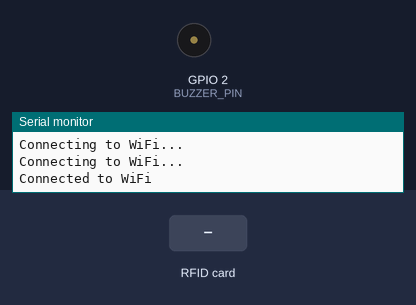
The sketch below on a simulated ESP32. Shown: buzzer (waves = sounding, pin HIGH), the last lines printed to the serial monitor. The inputs (shaded band) are chosen by the test bench. WiFi joins after 1.5 s; servers stay silent unless stated; uploads are accepted with an empty reply.

Above: at 3.2 s.
3.3 s: RFID card 12 34 56 78 held to the reader
At 3.9 s:
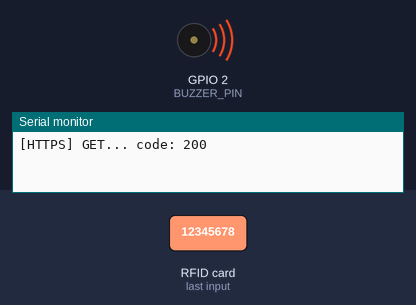
Timing chart, 0 to 6.3 s (numbered marks = the images above; inputs shaded):
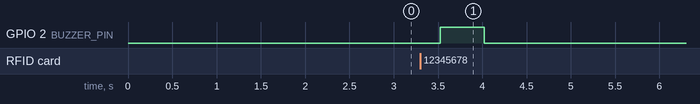

Measured:
- after the input at 3.3 s, GPIO 2 (BUZZER_PIN): LOW → HIGH after 0.22 s, → LOW 0.50 s later

The sketch:

attendance-read.ino.ino
```cpp
#include <SPI.h>
#include <MFRC522.h>
#include <WiFi.h>
#include <HTTPClient.h>

// Define constants and variables
const char* serverName = "https://script.google.com/macros/s/AKfycbzNunL6_374wWjvLtPFxcX_y5obo85sdWZ_tp1IVtavp4HZcS4oKwaaUcsmLvc5tnsI/exec"; // Replace with your deployed Google Apps Script URL
const char* ssid = "vivo1234";  // Replace with your network SSID
const char* password = "12345678"; // Replace with your network password

// Define GPIO pins for ESP32
#define RST_PIN  22  // RST pin for ESP32
#define SS_PIN   5   // SS pin for ESP32
#define BUZZER_PIN 2  // Buzzer pin for ESP32

// Create instances for RFID
MFRC522 rfid(SS_PIN, RST_PIN);
MFRC522::MIFARE_Key key;
MFRC522::StatusCode status;

// Define block data variables
byte bufferLen = 18;
byte readBlockData[18];

void setup() {
    Serial.begin(115200);
    SPI.begin(); // Init SPI bus
    rfid.PCD_Init(); // Init MFRC522 module

    // Connect to Wi-Fi
    WiFi.begin(ssid, password);
    while (WiFi.status() != WL_CONNECTED) {
        delay(1000);
        Serial.println("Connecting to WiFi...");
    }
    Serial.println("Connected to WiFi");

    // Initialize Buzzer
    pinMode(BUZZER_PIN, OUTPUT); // Set buzzer pin as output
}

void loop() {
    // Check for a new card
    if (!rfid.PICC_IsNewCardPresent()) return;
    if (!rfid.PICC_ReadCardSerial()) return;

    Serial.println(F("Reading RFID data block 4..."));

    // Read data from block 4
    ReadDataFromBlock(4, readBlockData);

    // Convert read data to String
    String blockData = String((char*)readBlockData);
    blockData.trim(); // Trim any whitespace
    Serial.println("Read Block Data: " + blockData); // Debug print

    // Construct the URL with block data, ensuring proper URL encoding
    String fullURL = String(serverName) + "?name=" + urlencode(blockData);
    Serial.println(fullURL); // Print URL for debugging

    // Send data to Google Sheets
    if (WiFi.status() == WL_CONNECTED) {
        HTTPClient http;
        http.begin(fullURL); // Make GET request to Google Sheets

        int httpResponseCode = http.GET();
        if (httpResponseCode > 0) {
            Serial.printf("[HTTPS] GET... code: %d\n", httpResponseCode);
            // Activate buzzer for successful read
            activateBuzzer();
        } else {
            Serial.printf("[HTTPS] GET... failed, error: %s\n", http.errorToString(httpResponseCode).c_str());
        }

        http.end();
        delay(1000);
    }

    rfid.PICC_HaltA(); // Halt RFID card
    rfid.PCD_StopCrypto1(); // Stop encryption on card
}

/****************************************************************************************************
 * ReadDataFromBlock() function
 * Reads data from a specific block of the RFID tag.
 ****************************************************************************************************/
void ReadDataFromBlock(int blockNum, byte readBlockData[]) {
    // Use key A for authentication (default key for most cards)
    for (byte i = 0; i < 6; i++) {
        key.keyByte[i] = 0xFF;
    }

    // Authenticate using key A
    status = rfid.PCD_Authenticate(MFRC522::PICC_CMD_MF_AUTH_KEY_A, blockNum, &key, &(rfid.uid));
    if (status != MFRC522::STATUS_OK) {
        Serial.print("Authentication failed for Read: ");
        Serial.println(rfid.GetStatusCodeName(status));
        return;
    }

    // Read block data
    status = rfid.MIFARE_Read(blockNum, readBlockData, &bufferLen);
    if (status != MFRC522::STATUS_OK) {
        Serial.print("Reading failed: ");
        Serial.println(rfid.GetStatusCodeName(status));
        return;
    }

    Serial.println("Data read successfully from block");
}

// Helper function to URL encode the block data
String urlencode(String str) {
    String encoded = "";
    char c;
    for (int i = 0; i < str.length(); i++) {
        c = str.charAt(i);
        if (isalnum(c) || c == '-' || c == '_' || c == '.' || c == '~') {
            encoded += c;
        } else {
            encoded += '%' + String(c, HEX);
        }
    }
    return encoded;
}

// Function to activate the buzzer
void activateBuzzer() {
    digitalWrite(BUZZER_PIN, HIGH); // Turn on the buzzer
    delay(500); // Buzzer ON for 500ms
    digitalWrite(BUZZER_PIN, LOW); // Turn off the buzzer
}
```
